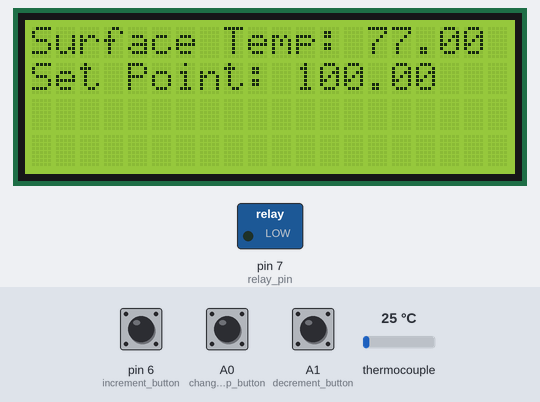
The sketch below on a simulated Arduino Uno, built with avr-gcc and run on an emulated ATmega328P. On the bench: 20×4 character LCD, switched loads named in the sketch (green lamp = pin HIGH). The test bench sets the inputs (shaded band); at power-on: thermocouple 25 °C, A0 (change_temp_button) LOW, pin 6 (increment_button) LOW, A1 (decrement_button) LOW.

Above: at 3.6 s.
3.7 s: thermocouple set to 6 °C
At 13.9 s:
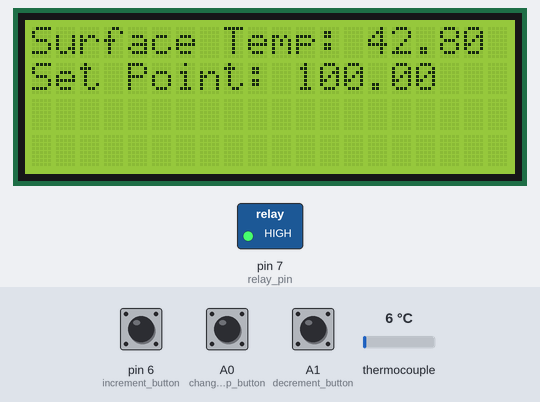
17.7 s: thermocouple set to 32 °C
At 23.9 s:
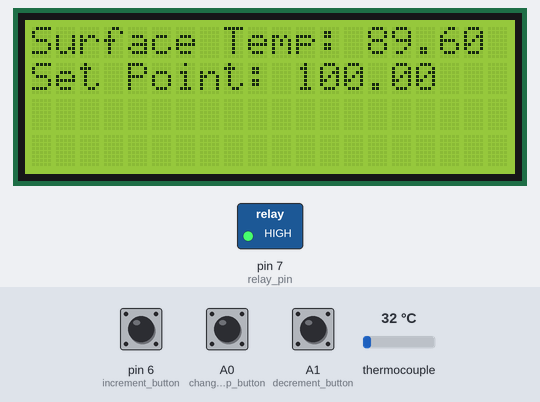
27.2 s: thermocouple set to 38 °C
At 29.9 s:
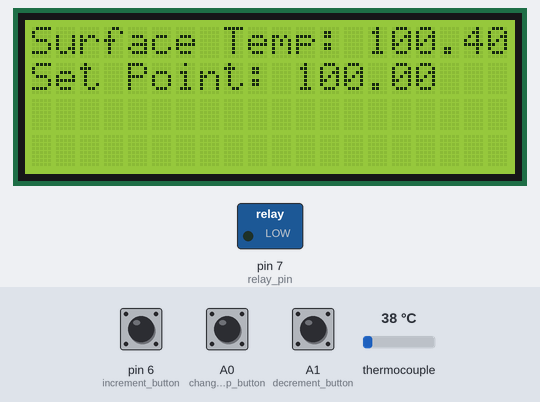
36.7 s: A0 (change_temp_button) pulled HIGH for 3 s
At 38.2 s:
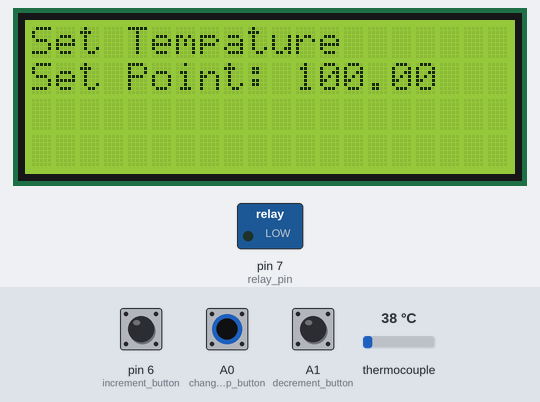
Timing chart, 0 to 39.7 s (numbered marks = the images above; inputs shaded):
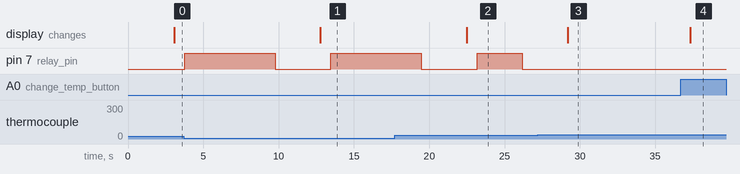

The sketch:

warming_plate_code.ino
```cpp
#include <Adafruit_MAX31856.h>
#include <LiquidCrystal.h>

Adafruit_MAX31856 maxthermo = Adafruit_MAX31856(10, 11, 12, 13);

const int rs = 9, en = 8, d4 = 5, d5 = 4, d6 = 3, d7 = 2;
LiquidCrystal lcd(rs, en, d4, d5, d6, d7);

int relay_pin = 7;
int increment_button = 6;
int decrement_button = A1;
int change_temp_button = A0;
float temp_setpoint = 100.0;

void setup()
{
  pinMode(relay_pin, OUTPUT);
  pinMode(increment_button, INPUT);
  pinMode(decrement_button, INPUT);
  pinMode(change_temp_button, INPUT);

  lcd.begin(20, 4);

  maxthermo.begin();

  maxthermo.setThermocoupleType(MAX31856_TCTYPE_K);
}

void loop()
{
  delay(3000);
  float surface_temp = read_and_display_temp();
  delay(500);

  int temp_button = digitalRead(change_temp_button);
  delay(200);

  if(temp_button == HIGH)
  {
    digitalWrite(relay_pin, LOW);
    change_temp();
  }
  else if(surface_temp >= 200.0)
  {
    digitalWrite(relay_pin, LOW);
  }
  else if(surface_temp < temp_setpoint - 20.0)
  {
    digitalWrite(relay_pin, HIGH);
    delay(6000);
    digitalWrite(relay_pin, LOW);
  }
  else if (surface_temp <= temp_setpoint - 10)
  {
    digitalWrite(relay_pin, HIGH);
    delay(3000);
    digitalWrite(relay_pin, LOW);
  }
  else if(surface_temp <= temp_setpoint - 5)
  {
    digitalWrite(relay_pin, HIGH);
    delay(1500);
    digitalWrite(relay_pin, LOW);
  }
  else
  {
    digitalWrite(relay_pin, LOW);
  }
}


float read_and_display_temp()
{
  float thermo_temp = (maxthermo.readThermocoupleTemperature() * 1.8) + 32.0;
  lcd.setCursor(0, 0);
  lcd.print("Surface Temp:");
  lcd.setCursor(14, 0);
  lcd.print(thermo_temp);
  lcd.setCursor(0, 1);
  lcd.print("Set Point:");
  lcd.setCursor(11, 1);
  lcd.print(temp_setpoint);
  return thermo_temp;
}

void change_temp()
{
  lcd.clear();
  lcd.setCursor(0, 0);
  lcd.print("Set Tempature");

  do
  {
    lcd.setCursor(0, 1);
    lcd.print("Set Point:");
    lcd.setCursor(11, 1);
    lcd.print(temp_setpoint);

    int temp_up = digitalRead(increment_button);
    int temp_down = digitalRead(decrement_button);

    if(temp_up == HIGH)
    {
      temp_setpoint += 1;
      delay(500);
    }
    else if(temp_down == HIGH)
    {
      temp_setpoint -= 1;
      delay(500);
    }
  }
  while(digitalRead(change_temp_button) == HIGH);

  lcd.clear();
  lcd.print("Temp has been set");
  delay(500);
  lcd.clear();
}
```

Measured:
- the behaviour switches between 35 and 36 °C on thermocouple (found by bisection; images 2 and 3)
- after the input at 3.7 s, the display: changes after 9.1 s (image 1)
- after the input at 17.7 s, the display: changes after 4.8 s (image 2)
- after the input at 27.2 s, pin 7 (relay_pin): stays LOW (without the input it goes to HIGH after 2.7 s); the display: changes after 2.0 s (image 3)
- after the input at 36.7 s, the display: changes after 0.61 s (image 4)
